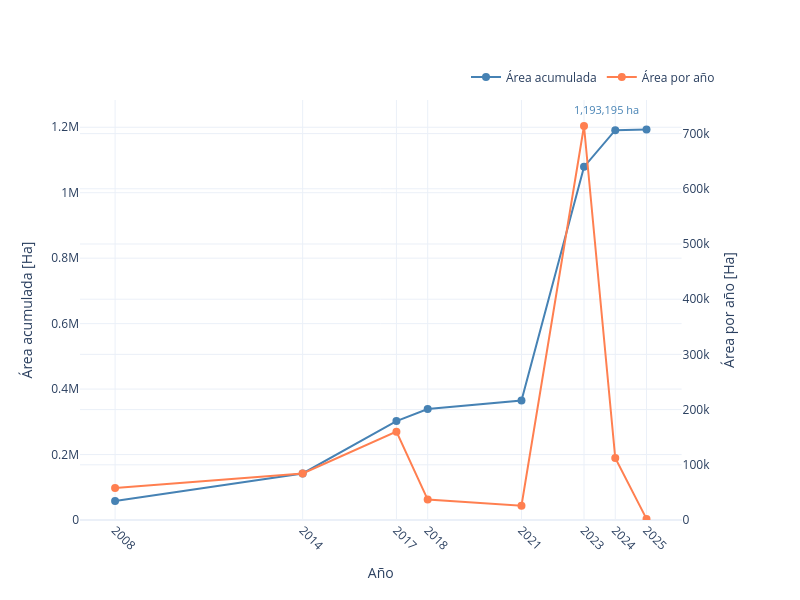

Source (notebook cell):
### Code cell
fig = make_subplots(specs=[[{"secondary_y": True}]])

# Add cumulative area line
fig.add_trace(
    go.Scatter(
        x=data_time_ch["Year"],
        y=data_time_ch["ha (cumulative)"],
        mode='lines+markers',
        name="Área acumulada",
        line=dict(color="steelblue", width=2),
        marker=dict(size=8),
        hovertemplate="Año: %{x}<br>Área acumulada: %{y:,.0f} Ha<extra></extra>"
    ),
    secondary_y=False
)

# Add annotation for specific cumulative value
fig.add_annotation(
    x=data_time_ch["Year"].iloc[7],
    y=data_time_ch["ha (cumulative)"].iloc[7],
    text=f'{data_time_ch["ha (cumulative)"].iloc[7]:,.0f} ha',
    showarrow=False,
    xshift=-40,
    yshift=20,
    font=dict(color="steelblue", size=11)
)

# Add annual area line
fig.add_trace(
    go.Scatter(
        x=data_time_ch["Year"],
        y=data_time_ch["ha"],
        mode='lines+markers',
        name="Área por año",
        line=dict(color="coral", width=2),
        marker=dict(size=8),
        hovertemplate="Año: %{x}<br>Área anual: %{y:,.0f} Ha<extra></extra>"
    ),
    secondary_y=True
)

# Update layout
fig.update_layout(
    width=800,
    height=600,
    template="plotly_white",
    hovermode='x unified',
    xaxis=dict(
        title="Año",
        tickvals=data_time_ch["Year"],
        ticktext=data_time_ch["Year"],
        tickangle=45
    ),
    legend=dict(
        orientation="h",
        yanchor="bottom",
        y=1.02,
        xanchor="right",
        x=1
    )
)

# Update y-axes
fig.update_yaxes(
    title_text="Área acumulada [Ha]",
    secondary_y=False,
    rangemode="nonnegative"  # equivalent to ylim(0)
)

fig.update_yaxes(
    title_text="Área por año [Ha]",
    secondary_y=True,
    rangemode="nonnegative"
)

fig.show()

### Figure 1 — Plotly figure (JSON) as saved in the notebook; plotly's stock layout.template omitted (floating-point values rounded to 4 significant figures)
{"data": [{"hovertemplate": "Año: %{x}<br>Área acumulada: %{y:,.0f} Ha<extra></extra>", "line": {"color": "steelblue", "width": 2}, "marker": {"size": 8}, "mode": "lines+markers", "name": "Área acumulada", "type": "scatter", "x": [2008, 2014, 2017, 2018, 2021, 2023, 2024, 2025], "xaxis": "x", "y": [57936, 142289, 302289, 339245, 365245, 1078995, 1191195, 1193195], "yaxis": "y"}, {"hovertemplate": "Año: %{x}<br>Área anual: %{y:,.0f} Ha<extra></extra>", "line": {"color": "coral", "width": 2}, "marker": {"size": 8}, "mode": "lines+markers", "name": "Área por año", "type": "scatter", "x": [2008, 2014, 2017, 2018, 2021, 2023, 2024, 2025], "xaxis": "x", "y": [57936, 84353, 160000, 36956, 26000, 713750, 112200, 2000], "yaxis": "y2"}], "layout": {"annotations": [{"font": {"color": "steelblue", "size": 11}, "showarrow": false, "text": "1,193,195 ha", "x": 2025, "xshift": -40, "y": 1193195, "yshift": 20}], "height": 600, "hovermode": "x unified", "legend": {"orientation": "h", "x": 1, "xanchor": "right", "y": 1.02, "yanchor": "bottom"}, "width": 800, "xaxis": {"anchor": "y", "domain": [0, 0.94], "tickangle": 45, "ticktext": [2008, 2014, 2017, 2018, 2021, 2023, 2024, 2025], "tickvals": [2008, 2014, 2017, 2018, 2021, 2023, 2024, 2025], "title": {"text": "Año"}}, "yaxis": {"anchor": "x", "domain": [0, 1], "rangemode": "nonnegative", "title": {"text": "Área acumulada [Ha]"}}, "yaxis2": {"anchor": "x", "overlaying": "y", "rangemode": "nonnegative", "side": "right", "title": {"text": "Área por año [Ha]"}}}}
